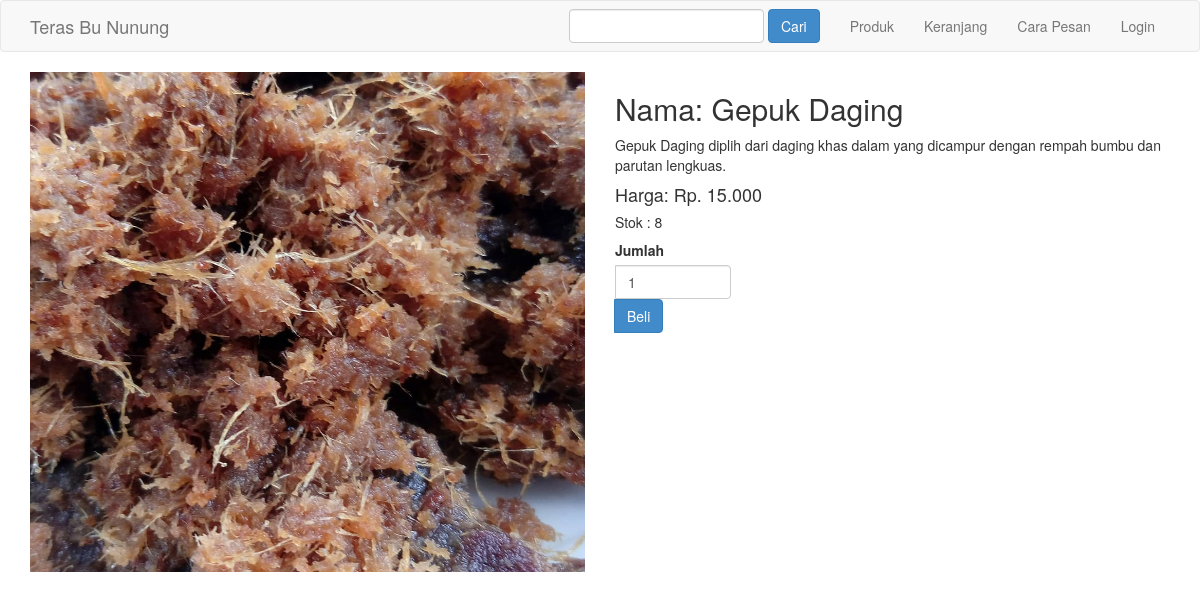
Screenshot of /detail.php?id=2 with the database file from the repository.
### tables this page shows
CREATE TABLE `produk` (
  `id_produk` int(11) NOT NULL,
  `id_kategori` int(5) NOT NULL,
  `nama_produk` varchar(100) NOT NULL,
  `harga_produk` int(11) NOT NULL,
  `foto_produk` varchar(100) NOT NULL,
  `des_produk` text NOT NULL,
  `stok_produk` int(5) NOT NULL
);

### detail.php (the view, shortened to what this page needs)
<?php
include 'admin/dbconnect.php';
$id_produk = $_GET["id"];
$ambil = $koneksi->query("SELECT * FROM produk WHERE id_produk='$id_produk'");
$detail = $ambil->fetch_assoc();
?>
<!DOCTYPE html>
<head>
    <link rel="stylesheet" href="admin/assets/css/bootstrap.css">
</head>
<body>
    <?php include 'navbar.php'; ?>
    <section class="kontent">
        <div class="container">
            <div class="row">
                <div class="col-md-6">
                    <img src="foto_produk/<?php echo $detail["foto_produk"] ?>" alt="" class="img-responsive" style="height: 500px; width: 100%;">
                </div>
                <div class="col-md-6">
                    <h2>Nama: <?php echo $detail["nama_produk"]; ?></h2>
                    <p><?php echo $detail["des_produk"]; ?></p>
                    <h4>Harga: Rp. <?php echo number_format($detail["harga_produk"], '0', ',', '.') ?></h4>
                    <h5>Stok : <?php echo $detail["stok_produk"]; ?></h5>
                    <form method="POST">
                        <div class="form-group">
                            <div class="input-group">
                                <label>Jumlah</label>
                                <input type="number" min="1" value="1" class="form-control" name="jumlah" max="<?php echo $detail["stok_produk"]; ?>">
                            </div>
                            <div class="input-group-btn">
                                <button class="btn btn-primary" name="beli">Beli</button>
                            </div>
                        </div>
                    </form>
                </div>
            </div>
    </section>
</body>
</html>

### rows the page displays
produk: foto_produk (picture), nama_produk "Gepuk Daging", des_produk "Gepuk Daging diplih dari daging khas dalam yang dicampur dengan rempah bumbu dan parutan lengkuas.", harga_produk "15.000", stok_produk "8"
